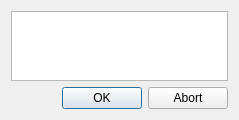
<?xml version="1.0" encoding="UTF-8"?>
<ui version="4.0">
 <class>generic_ack_dialog</class>
 <widget class="QDialog" name="generic_ack_dialog">
  <property name="geometry">
   <rect>
    <x>0</x>
    <y>0</y>
    <width>239</width>
    <height>71</height>
   </rect>
  </property>
  <property name="windowTitle">
   <string>Dialog</string>
  </property>
  <layout class="QVBoxLayout" name="verticalLayout">
   <item>
    <widget class="QPlainTextEdit" name="messageBox">
     <property name="font">
      <font>
       <pointsize>14</pointsize>
      </font>
     </property>
     <property name="plainText">
      <string>&lt;General Message Here&gt;</string>
     </property>
    </widget>
   </item>
   <item>
    <widget class="QDialogButtonBox" name="buttonBox">
     <property name="orientation">
      <enum>Qt::Horizontal</enum>
     </property>
     <property name="standardButtons">
      <set>QDialogButtonBox::Abort|QDialogButtonBox::Ok</set>
     </property>
    </widget>
   </item>
  </layout>
 </widget>
 <resources/>
 <connections>
  <connection>
   <sender>buttonBox</sender>
   <signal>accepted()</signal>
   <receiver>generic_ack_dialog</receiver>
   <slot>accept()</slot>
   <hints>
    <hint type="sourcelabel">
     <x>248</x>
     <y>254</y>
    </hint>
    <hint type="destinationlabel">
     <x>157</x>
     <y>274</y>
    </hint>
   </hints>
  </connection>
  <connection>
   <sender>buttonBox</sender>
   <signal>rejected()</signal>
   <receiver>generic_ack_dialog</receiver>
   <slot>reject()</slot>
   <hints>
    <hint type="sourcelabel">
     <x>316</x>
     <y>260</y>
    </hint>
    <hint type="destinationlabel">
     <x>286</x>
     <y>274</y>
    </hint>
   </hints>
  </connection>
 </connections>
</ui>
